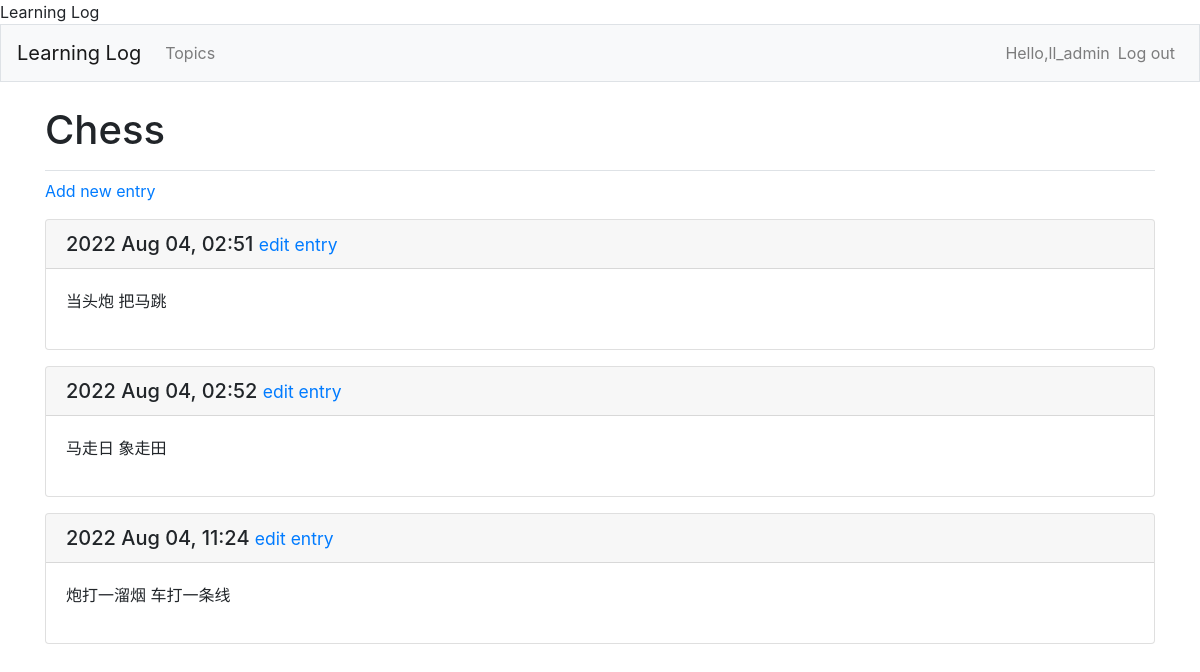
Before: /topic/1/ (signed in) with the older database file.
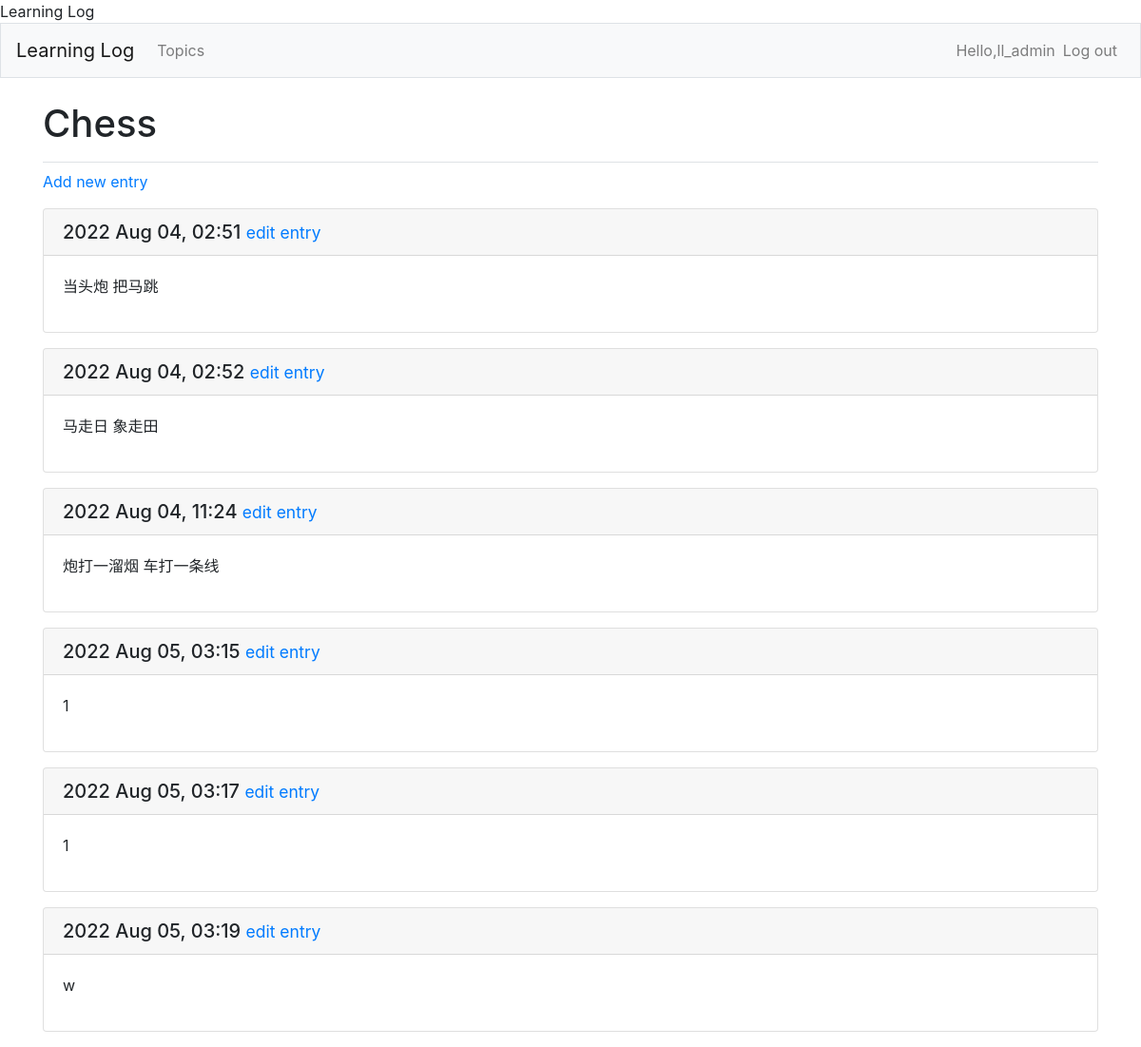
After: the same page with the newer database file.
### learning_logs/models.py (models this page shows, shortened)
class Topic(models.Model):
    text = models.CharField(max_length=200)  # 储存用户写的主题
    date_added = models.DateTimeField(auto_now_add=True)  # 自动标记文件创建时的时间
    owner = models.ForeignKey(User, on_delete=models.CASCADE)
    def __str__(self):
        return self.text

class Entry(models.Model):
    topic = models.ForeignKey(Topic, on_delete=models.CASCADE)
    text = models.TextField()
    date_added = models.DateTimeField(auto_now_add=True)
    class Meta:
        verbose_name_plural = 'entries'

### learning_logs/views.py (the view)
# urls.py: path('topic/<int:topic_id>/', views.topic, name='topic'),  # 特定主题
@login_required  # 检查用户登陆后，才继续运行下面代码
def topic(request, topic_id):
    topic = Topic.objects.get(id=topic_id)
    if topic.owner != request.user:
        raise Http404
    entries = topic.entry_set.order_by('date_added')
    context = {'topic': topic, 'entries': entries}
    return render(request, 'learning_logs/topic.html', context)

### learning_logs/templates/learning_logs/topic.html
{% extends "learning_logs/base.html" %}
{% block page_header %}
    <h1>{{ topic }}</h1>
{% endblock page_header %}
{% block content %}
    <p>
        <a href="{% url 'learning_logs:new_entry' topic.id %}">Add new entry</a>
    </p>
    {% for entry in entries %}
        <div class="card mb-3">
            <h5 class="card-header">
                {{ entry.date_added|date:'Y M d, H:i' }}
                <small><a href="{% url 'learning_logs:edit_entry' entry.id %}">edit entry</a></small>
            </h5>
            <div class="card-body">
                {{ entry.text|linebreaks }}
            </div>
        </div>
    {% empty %}
        <li>无</li>
    {% endfor %}
{% endblock content %}

### learning_logs/templates/learning_logs/base.html (shortened to what this page needs)
{% load bootstrap4 %}
<!doctype html>
<html lang="en">
<head>
    <meat name="viewport" content="width=devide-width, initial-scale=1, shrink-to-fit=no">
    <titel>Learning Log</titel>
    {% bootstrap_css %}
</head>
<body>
    <nav class="navbar navbar-expand-md navbar-light bg-light mb-4 border">
        <a class="navbar-brand" href="{% url 'learning_logs:index' %}">Learning Log</a>
        <div class="collapse navbar-collapse" id="navbarCollapse">
            <ul class="navbar-nav mr-auto">
                <li class="nav-item">
                    <a class="nav-link" href="{% url 'learning_logs:topics' %}">Topics</a>
                </li>
            </ul>
            <ul class="navbar-nav ml-auto">
                {% if user.is_authenticated %}
                    <li class="nav-item">
                        <span class="navbar-text">Hello,{{ user.username }}</span>
                    </li>
                    <li class="nav-item">
                        <a class="nav-link" href="{% url 'users:logout' %}">Log out</a>
                    </li>
                {% endif %}
            </ul>
        </div>
    </nav>
    <main role="main" class="container">
        <div class="pb-2 mb-2 border-bottom">
            {% block page_header %}{% endblock page_header %}
        </div>
        <div>
            {% block content %}{% endblock content %}
        </div>
    </main>
</body>
</html>

Changed rows visible on the page:
added Entry: date_added "2022 Aug 05, 03:15", text "1"
added Entry: date_added "2022 Aug 05, 03:17", text "1"
added Entry: date_added "2022 Aug 05, 03:19", text "w"
